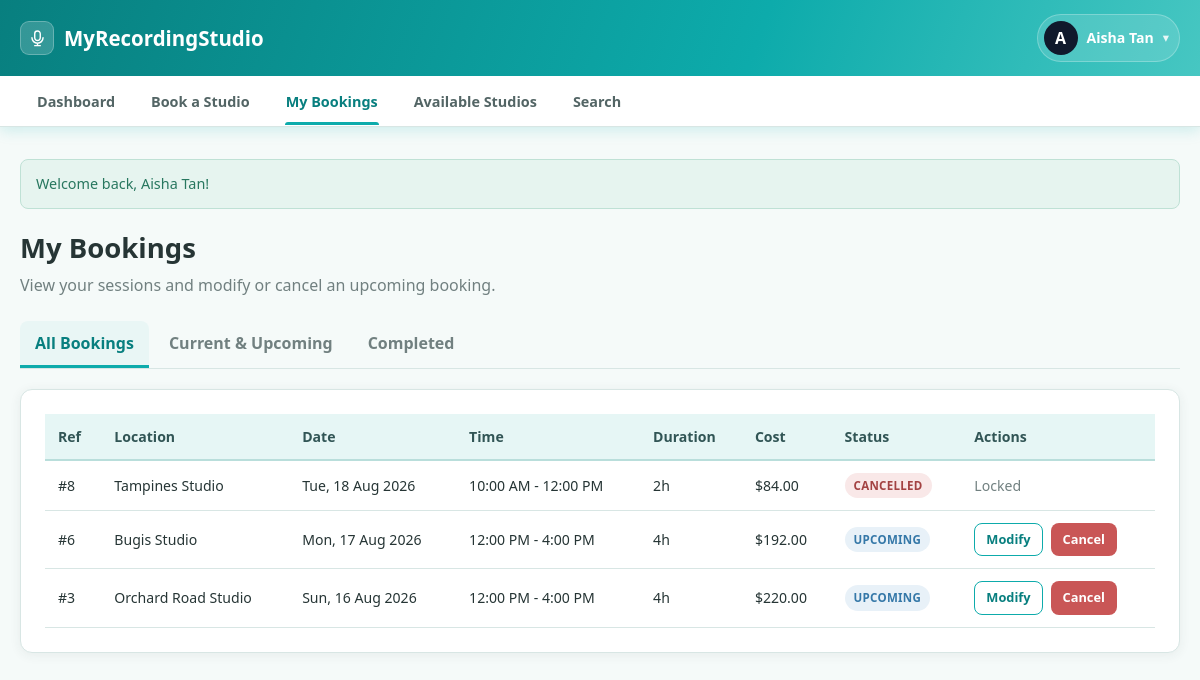
Page /client/my_bookings.php (signed in) on the committed database.
### tables this page shows
CREATE TABLE bookings (
    booking_id     INT AUTO_INCREMENT PRIMARY KEY,
    client_id      INT NOT NULL,
    location_id    INT NOT NULL,
    booking_date   DATE NOT NULL,
    start_time     TIME NOT NULL,
    duration_hours INT NOT NULL,
    end_time       TIME NOT NULL,
    total_cost     DECIMAL(8,2) NOT NULL,
    status         ENUM('active','cancelled') NOT NULL DEFAULT 'active',
    created_at     DATETIME NOT NULL DEFAULT CURRENT_TIMESTAMP,
    CONSTRAINT fk_booking_client
        FOREIGN KEY (client_id) REFERENCES users(user_id)
        ON DELETE CASCADE,
    CONSTRAINT fk_booking_location
        FOREIGN KEY (location_id) REFERENCES locations(location_id)
        ON DELETE CASCADE,
    CONSTRAINT chk_duration CHECK (duration_hours BETWEEN 1 AND 12)
);

CREATE TABLE locations (
    location_id    INT AUTO_INCREMENT PRIMARY KEY,
    description    VARCHAR(255) NOT NULL,
    num_studios    INT NOT NULL,
    cost_per_hour  DECIMAL(8,2) NOT NULL,
    created_at     DATETIME NOT NULL DEFAULT CURRENT_TIMESTAMP,
    CONSTRAINT chk_num_studios CHECK (num_studios > 0),
    CONSTRAINT chk_cost CHECK (cost_per_hour > 0)
);

### includes/bootstrap.php (called while the page is built, shortened)
<?php
spl_autoload_register(function ($class) {
    $path = __DIR__ . '/../classes/' . $class . '.php';
});
require_once __DIR__ . '/functions.php';

### classes/Database.php (called while the page is built)
<?php
class Database
{
    private static ?Database $instance = null;
    private PDO $pdo;
    private function __construct()
    {
        $dsn = "mysql:host=" . DB_HOST . ";dbname=" . DB_NAME . ";charset=utf8mb4";
        try {
            $this->pdo = new PDO($dsn, DB_USER, DB_PASS, [
                PDO::ATTR_ERRMODE            => PDO::ERRMODE_EXCEPTION,
                PDO::ATTR_DEFAULT_FETCH_MODE => PDO::FETCH_ASSOC,
                PDO::ATTR_EMULATE_PREPARES   => false,
            ]);
        } catch (PDOException $e) {
            die("Database connection failed. Please check that MySQL is running in XAMPP "
                . "and that the database 'myrecordingstudio' has been imported. Error: " . $e->getMessage());
        }
    }
    public static function getInstance(): Database
    {
        if (self::$instance === null) {
            self::$instance = new Database();
        }
        return self::$instance;
    }
    public function getConnection(): PDO
    {
        return $this->pdo;
    }
}

### classes/User.php (called while the page is built, shortened)
<?php
class User
{
    protected PDO $db;
    public function __construct()
    {
        $this->db = Database::getInstance()->getConnection();
    }
    public function getById(int $userId): ?array
    {
        $stmt = $this->db->prepare("SELECT * FROM users WHERE user_id = :id");
        $stmt->execute([':id' => $userId]);
        $row = $stmt->fetch();
        return $row ?: null;
    }
}

### classes/Client.php (called while the page is built, shortened)
<?php
class Client extends User
{
    private Booking $bookingModel;
    public function __construct(int $userId)
    {
        $data = $this->getById($userId);
        if ($data) {
            $this->userId   = (int)$data['user_id'];
        }
        $this->bookingModel  = new Booking();
    }
    public function getAllBookings(): array
    {
        return $this->bookingModel->getByClient($this->userId);
    }
}

### classes/Booking.php (called while the page is built, shortened)
<?php
class Booking
{
    private PDO $db;
    public function __construct()
    {
        $this->db = Database::getInstance()->getConnection();
    }
    public function hasStarted(array $booking): bool
    {
        $startDateTime = strtotime($booking['booking_date'] . ' ' . $booking['start_time']);
        return $startDateTime <= time();
    }
    public function hasEnded(array $booking): bool
    {
        $endDateTime = strtotime($booking['booking_date'] . ' ' . $booking['end_time']);
        return $endDateTime <= time();
    }
    public function computedStatus(array $booking): string
    {
        if ($booking['status'] === 'cancelled') return 'cancelled';
        return 'upcoming';
    }
    public function getByClient(int $clientId): array
    {
        $stmt = $this->db->prepare(
            "SELECT b.*, l.description AS location_description, l.cost_per_hour
             FROM bookings b JOIN locations l ON l.location_id = b.location_id
             WHERE b.client_id = :cid
             ORDER BY b.booking_date DESC, b.start_time DESC"
        );
        $stmt->execute([':cid' => $clientId]);
        return $stmt->fetchAll();
    }
}

### client/my_bookings.php (the view, shortened to what this page needs)
<?php
require_once __DIR__ . '/../includes/bootstrap.php';
$client = new Client($_SESSION['user_id']);
$bookingModel = new Booking();
$tab = $_GET['tab'] ?? 'all';
if ($tab === 'upcoming') {
    $bookings = $client->getUpcomingSessions();
} elseif ($tab === 'completed') {
    $bookings = $client->getCompletedSessions();
} else {
    $tab = 'all';
    $bookings = $client->getAllBookings();
}
include __DIR__ . '/../includes/header.php';
?>
<div class="page-header">
    <h1>My Bookings</h1>
    <p class="subtitle">View your sessions and modify or cancel an upcoming booking.</p>
</div>
<div class="tabs">
    <a href="?tab=all" class="<?= $tab === 'all' ? 'active' : '' ?>">All Bookings</a>
    <a href="?tab=upcoming" class="<?= $tab === 'upcoming' ? 'active' : '' ?>">Current &amp; Upcoming</a>
    <a href="?tab=completed" class="<?= $tab === 'completed' ? 'active' : '' ?>">Completed</a>
</div>
<div class="card">
    <?php if (empty($bookings)): ?>
        <div class="empty-state">No bookings found in this view. <a href="book.php">Book a studio session</a>.</div>
    <?php else: ?>
        <div class="table-wrap">
            <table class="data-table">
                <thead>
                    <tr>
                        <th>Ref</th><th>Location</th><th>Date</th><th>Time</th>
                        <th>Duration</th><th>Cost</th><th>Status</th><th>Actions</th>
                    </tr>
                </thead>
                <tbody>
                <?php foreach ($bookings as $b):
                    $status = $bookingModel->computedStatus($b);
                    $canModify = $status === 'upcoming';
                ?>
                    <tr>
                        <td>#<?= (int)$b['booking_id'] ?></td>
                        <td><?= e($b['location_description']) ?></td>
                        <td><?= formatDate($b['booking_date']) ?></td>
                        <td><?= formatTime($b['start_time']) ?> - <?= formatTime($b['end_time']) ?></td>
                        <td><?= (int)$b['duration_hours'] ?>h</td>
                        <td><?= formatMoney($b['total_cost']) ?></td>
                        <td><?= statusBadge($status) ?></td>
                        <td class="actions">
                            <?php if ($canModify): ?>
                                <div class="btn-group">
                                    <a class="btn btn-sm btn-outline" href="booking_edit.php?id=<?= (int)$b['booking_id'] ?>">Modify</a>
                                    <form method="POST" class="cancel-booking-form" data-booking-ref="#<?= (int)$b['booking_id'] ?>">
                                        <button type="submit" class="btn btn-sm btn-danger">Cancel</button>
                                    </form>
                                </div>
                            <?php else: ?>
                                <span class="text-muted">Locked</span>
                            <?php endif; ?>
                        </td>
                    </tr>
                <?php endforeach; ?>
                </tbody>
            </table>
        </div>
    <?php endif; ?>
</div>
<?php include __DIR__ . '/../includes/footer.php'; ?>

### includes/functions.php (shortened to what this page needs)
<?php
function renderFlashes(): void
{
    foreach ($_SESSION['flash'] as $f) {
        $class = $f['type'] === 'success' ? 'alert-success' : 'alert-error';
        echo '<div class="alert ' . $class . '">' . htmlspecialchars($f['message']) . '</div>';
    }
}
function formatMoney($amount): string
{
    return '$' . number_format((float)$amount, 2);
}
function formatDate($date): string
{
    return date('D, d M Y', strtotime($date));
}
function formatTime($time): string
{
    return date('g:i A', strtotime($time));
}
function statusBadge(string $status): string
{
    $labels = [
        'upcoming'    => 'Upcoming',
        'in_progress' => 'In Progress',
        'completed'   => 'Completed',
        'cancelled'   => 'Cancelled',
    ];
    $label = $labels[$status] ?? ucfirst($status);
    return '<span class="badge badge-' . htmlspecialchars($status) . '">' . htmlspecialchars($label) . '</span>';
}
function e(string $value): string
{
    return htmlspecialchars($value, ENT_QUOTES, 'UTF-8');
}

### assets/css/style.css (style rules this page uses)
:root { --primary: #0DABAB; --primary-dark: #087F7F; --primary-soft: #E6F6F5; --danger: #C95656; --danger-soft: #F9E8E8; --warning: #C58A32; --warning-soft: #FBF1DF; --success: #2F8F72; --success-soft: #E6F4EF; --info: #397AA8; --info-soft: #E8F1F8; --bg: #F5FAF9; --card-bg: #FFFFFF; --text: #263535; --text-muted: #718080; --border: #D8E6E4; --radius: 12px; --shadow: 0 2px 12px rgba(38, 53, 53, 0.07); --shadow-hover: 0 8px 24px rgba(38, 53, 53, 0.12); }
* { box-sizing: border-box; }
html { scroll-behavior: smooth; }
body { margin: 0; font-family: "Segoe UI", Roboto, Helvetica, Arial, sans-serif; background: var(--bg); color: var(--text); line-height: 1.5; }
a { color: var(--primary-dark); text-decoration: none; }
button, input, select, textarea { font: inherit; }
.page-header { margin-bottom: 24px; }
.page-header h1 { margin: 0 0 5px; font-size: 1.72rem; }
.page-header p.subtitle { margin: 0; color: var(--text-muted); }
.card { background: var(--card-bg); border: 1px solid var(--border); border-radius: var(--radius); box-shadow: var(--shadow); padding: 24px; margin-bottom: 22px; }
.btn { display: inline-flex; align-items: center; justify-content: center; padding: 9px 17px; border: 1px solid transparent; border-radius: 8px; font-size: .9rem; font-weight: 650; cursor: pointer; text-align: center; transition: background .15s ease, border-color .15s ease, box-shadow .15s ease, transform .05s ease; }
.btn-danger { background: var(--danger); color: #fff; }
.btn-outline { background: #fff; color: var(--primary-dark); border-color: var(--primary); }
.btn-sm { padding: 6px 11px; font-size: .8rem; }
.btn-group { display: flex; gap: 8px; flex-wrap: wrap; }
.alert { padding: 13px 15px; margin-bottom: 18px; border-radius: 8px; font-size: .9rem; }
.alert-success { background: var(--success-soft); color: #28775F; border: 1px solid #BFE1D5; }
.badge { display: inline-block; padding: 4px 9px; border-radius: 999px; font-size: .72rem; font-weight: 750; letter-spacing: .025em; text-transform: uppercase; }
.badge-upcoming { background: var(--info-soft); color: #3578A8; }
.badge-cancelled { background: var(--danger-soft); color: #A34242; }
.table-wrap { overflow-x: auto; }
table.data-table { width: 100%; border-collapse: collapse; font-size: .88rem; }
table.data-table th, table.data-table td { padding: 12px 13px; text-align: left; border-bottom: 1px solid var(--border); vertical-align: middle; }
table.data-table th { background: #E6F6F5; color: #315555; font-weight: 750; white-space: nowrap; border-bottom: 2px solid #B9DEDB; }
table.data-table td.actions { white-space: nowrap; }
.tabs { display: flex; gap: 5px; flex-wrap: wrap; margin-bottom: 20px; border-bottom: 1px solid var(--border); }
.tabs a { padding: 10px 15px; color: var(--text-muted); font-weight: 650; border-radius: 8px 8px 0 0; }
.tabs a.active { color: var(--primary-dark); border-bottom: 3px solid var(--primary); background: rgba(13,171,171,.05); }
.text-muted { color: var(--text-muted); }

### rows in the picture
bookings: booking_id "8", location.description "Tampines Studio", booking_date "Tue, 18 Aug 2026", start_time "10:00 AM", end_time "12:00 PM", duration_hours "2", total_cost "$84.00", status "CANCELLED", shows "Locked"
bookings: booking_id "6", location.description "Bugis Studio", booking_date "Mon, 17 Aug 2026", start_time "12:00 PM", end_time "4:00 PM", duration_hours "4", total_cost "$192.00"
bookings: booking_id "3", location.description "Orchard Road Studio", booking_date "Sun, 16 Aug 2026", start_time "12:00 PM", end_time "4:00 PM", duration_hours "4", total_cost "$220.00"

### other values in the picture
$userInitial "A"
$userName "Aisha Tan"
$f['message'] "Welcome back, Aisha Tan!"
